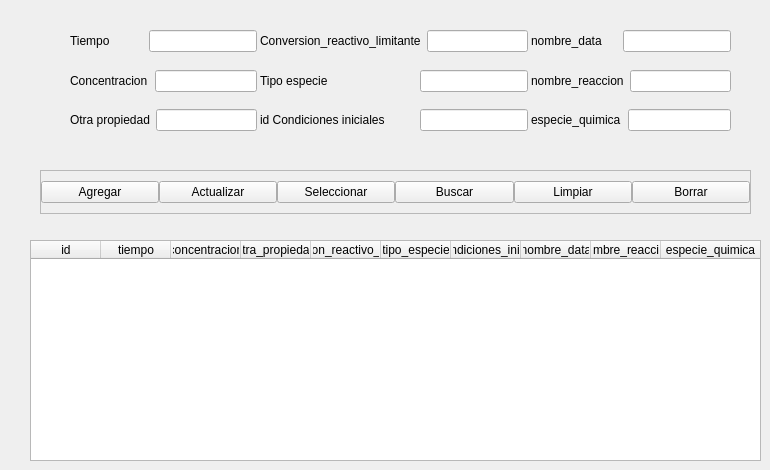
         <widget class="QWidget" name="tab">
          <attribute name="title">
           <string>Datos Cinéticos</string>
          </attribute>
          <widget class="QFrame" name="funciones_frame_dc">
           <property name="geometry">
            <rect>
             <x>40</x>
             <y>170</y>
             <width>711</width>
             <height>44</height>
            </rect>
           </property>
           <property name="frameShape">
            <enum>QFrame::StyledPanel</enum>
           </property>
           <property name="frameShadow">
            <enum>QFrame::Raised</enum>
           </property>
           <layout class="QHBoxLayout" name="horizontalLayout_2">
            <property name="spacing">
             <number>0</number>
            </property>
            <property name="leftMargin">
             <number>0</number>
            </property>
            <property name="topMargin">
             <number>0</number>
            </property>
            <property name="rightMargin">
             <number>0</number>
            </property>
            <property name="bottomMargin">
             <number>0</number>
            </property>
            <item>
             <widget class="QPushButton" name="agregar_dc_btn">
              <property name="text">
               <string>Agregar</string>
              </property>
             </widget>
            </item>
            <item>
             <widget class="QPushButton" name="actualizar_dc_btn">
              <property name="text">
               <string>Actualizar</string>
              </property>
             </widget>
            </item>
            <item>
             <widget class="QPushButton" name="seleccionar_dc_btn">
              <property name="text">
               <string>Seleccionar</string>
              </property>
             </widget>
            </item>
            <item>
             <widget class="QPushButton" name="buscar_dc_btn">
              <property name="text">
               <string>Buscar</string>
              </property>
             </widget>
            </item>
            <item>
             <widget class="QPushButton" name="limpiar_dc_btn">
              <property name="text">
               <string>Limpiar</string>
              </property>
             </widget>
            </item>
            <item>
             <widget class="QPushButton" name="borrar_dc_btn">
              <property name="text">
               <string>Borrar</string>
              </property>
             </widget>
            </item>
           </layout>
          </widget>
          <widget class="QWidget" name="gridLayoutWidget">
           <property name="geometry">
            <rect>
             <x>30</x>
             <y>240</y>
             <width>731</width>
             <height>221</height>
            </rect>
           </property>
           <layout class="QGridLayout" name="gridLayout_5">
            <property name="spacing">
             <number>0</number>
            </property>
            <item row="0" column="0">
             <widget class="QTableWidget" name="datos_cineticos_tabla">
              <property name="focusPolicy">
               <enum>Qt::NoFocus</enum>
              </property>
              <property name="showGrid">
               <bool>false</bool>
              </property>
              <attribute name="horizontalHeaderMinimumSectionSize">
               <number>50</number>
              </attribute>
              <attribute name="horizontalHeaderDefaultSectionSize">
               <number>70</number>
              </attribute>
              <attribute name="horizontalHeaderStretchLastSection">
               <bool>true</bool>
              </attribute>
              <attribute name="verticalHeaderVisible">
               <bool>false</bool>
              </attribute>
              <column>
               <property name="text">
                <string>id</string>
               </property>
              </column>
              <column>
               <property name="text">
                <string>tiempo</string>
               </property>
              </column>
              <column>
               <property name="text">
                <string>concentracion</string>
               </property>
              </column>
              <column>
               <property name="text">
                <string>otra_propiedad</string>
               </property>
              </column>
              <column>
               <property name="text">
                <string>conversion_reactivo_limitante</string>
               </property>
              </column>
              <column>
               <property name="text">
                <string>tipo_especie</string>
               </property>
              </column>
              <column>
               <property name="text">
                <string>id_condiciones_iniciales</string>
               </property>
              </column>
              <column>
               <property name="text">
                <string>nombre_data</string>
               </property>
              </column>
              <column>
               <property name="text">
                <string>nombre_reaccion</string>
               </property>
              </column>
              <column>
               <property name="text">
                <string>especie_quimica</string>
               </property>
              </column>
             </widget>
            </item>
           </layout>
          </widget>
          <widget class="QWidget" name="layoutWidget_4">
           <property name="geometry">
            <rect>
             <x>70</x>
             <y>30</y>
             <width>661</width>
             <height>101</height>
            </rect>
           </property>
           <layout class="QHBoxLayout" name="datos_frame">
            <property name="spacing">
             <number>0</number>
            </property>
            <item>
             <spacer name="horizontalSpacer_32">
              <property name="orientation">
               <enum>Qt::Horizontal</enum>
              </property>
              <property name="sizeHint" stdset="0">
               <size>
                <width>40</width>
                <height>20</height>
               </size>
              </property>
             </spacer>
            </item>
            <item>
             <layout class="QHBoxLayout" name="datos_drame">
              <property name="spacing">
               <number>0</number>
              </property>
              <item>
               <layout class="QVBoxLayout" name="verticalLayout_10">
                <property name="spacing">
                 <number>0</number>
                </property>
                <item>
                 <layout class="QHBoxLayout" name="horizontalLayout_21">
                  <property name="spacing">
                   <number>0</number>
                  </property>
                  <item>
                   <widget class="QLabel" name="label_21">
                    <property name="text">
                     <string>Tiempo</string>
                    </property>
                   </widget>
                  </item>
                  <item>
                   <spacer name="horizontalSpacer_21">
                    <property name="orientation">
                     <enum>Qt::Horizontal</enum>
                    </property>
                    <property name="sizeHint" stdset="0">
                     <size>
                      <width>13</width>
                      <height>20</height>
                     </size>
                    </property>
                   </spacer>
                  </item>
                  <item>
                   <widget class="QLineEdit" name="tiempo_dc_edit"/>
                  </item>
                 </layout>
                </item>
                <item>
                 <spacer name="verticalSpacer_13">
                  <property name="orientation">
                   <enum>Qt::Vertical</enum>
                  </property>
                  <property name="sizeHint" stdset="0">
                   <size>
                    <width>20</width>
                    <height>13</height>
                   </size>
                  </property>
                 </spacer>
                </item>
                <item>
                 <layout class="QHBoxLayout" name="horizontalLayout_22">
                  <property name="spacing">
                   <number>0</number>
                  </property>
                  <item>
                   <widget class="QLabel" name="label_3">
                    <property name="text">
                     <string>Concentracion</string>
                    </property>
                   </widget>
                  </item>
                  <item>
                   <spacer name="horizontalSpacer_22">
                    <property name="orientation">
                     <enum>Qt::Horizontal</enum>
                    </property>
                    <property name="sizeHint" stdset="0">
                     <size>
                      <width>13</width>
                      <height>20</height>
                     </size>
                    </property>
                   </spacer>
                  </item>
                  <item>
                   <widget class="QLineEdit" name="concentracion_dc_edit"/>
                  </item>
                 </layout>
                </item>
                <item>
                 <spacer name="verticalSpacer_14">
                  <property name="orientation">
                   <enum>Qt::Vertical</enum>
                  </property>
                  <property name="sizeHint" stdset="0">
                   <size>
                    <width>20</width>
                    <height>13</height>
                   </size>
                  </property>
                 </spacer>
                </item>
                <item>
                 <layout class="QHBoxLayout" name="horizontalLayout_23">
                  <property name="spacing">
                   <number>0</number>
                  </property>
                  <item>
                   <widget class="QLabel" name="label_4">
                    <property name="text">
                     <string>Otra propiedad</string>
                    </property>
                   </widget>
                  </item>
                  <item>
                   <spacer name="horizontalSpacer_23">
                    <property name="orientation">
                     <enum>Qt::Horizontal</enum>
                    </property>
                    <property name="sizeHint" stdset="0">
                     <size>
                      <width>13</width>
                      <height>20</height>
                     </size>
                    </property>
                   </spacer>
                  </item>
                  <item>
                   <widget class="QLineEdit" name="otra_propiedad_dc_edit"/>
                  </item>
                 </layout>
                </item>
               </layout>
              </item>
              <item>
               <spacer name="horizontalSpacer_30">
                <property name="orientation">
                 <enum>Qt::Horizontal</enum>
                </property>
                <property name="sizeHint" stdset="0">
                 <size>
                  <width>18</width>
                  <height>20</height>
                 </size>
                </property>
               </spacer>
              </item>
              <item>
               <layout class="QVBoxLayout" name="verticalLayout_11">
                <property name="spacing">
                 <number>0</number>
                </property>
                <item>
                 <layout class="QHBoxLayout" name="horizontalLayout_24">
                  <property name="spacing">
                   <number>0</number>
                  </property>
                  <item>
                   <widget class="QLabel" name="label_6">
                    <property name="text">
                     <string>Conversion_reactivo_limitante</string>
                    </property>
                   </widget>
                  </item>
                  <item>
                   <spacer name="horizontalSpacer_24">
                    <property name="orientation">
                     <enum>Qt::Horizontal</enum>
                    </property>
                    <property name="sizeHint" stdset="0">
                     <size>
                      <width>13</width>
                      <height>20</height>
                     </size>
                    </property>
                   </spacer>
                  </item>
                  <item>
                   <widget class="QLineEdit" name="conversion_reactivo_limitante_dc_edit"/>
                  </item>
                 </layout>
                </item>
                <item>
                 <spacer name="verticalSpacer_15">
                  <property name="orientation">
                   <enum>Qt::Vertical</enum>
                  </property>
                  <property name="sizeHint" stdset="0">
                   <size>
                    <width>20</width>
                    <height>13</height>
                   </size>
                  </property>
                 </spacer>
                </item>
                <item>
                 <layout class="QHBoxLayout" name="horizontalLayout_25">
                  <property name="spacing">
                   <number>0</number>
                  </property>
                  <item>
                   <widget class="QLabel" name="label_5">
                    <property name="text">
                     <string>Tipo especie</string>
                    </property>
                   </widget>
                  </item>
                  <item>
                   <spacer name="horizontalSpacer_25">
                    <property name="orientation">
                     <enum>Qt::Horizontal</enum>
                    </property>
                    <property name="sizeHint" stdset="0">
                     <size>
                      <width>13</width>
                      <height>20</height>
                     </size>
                    </property>
                   </spacer>
                  </item>
                  <item>
                   <widget class="QLineEdit" name="tipo_especie_dc_edit"/>
                  </item>
                 </layout>
                </item>
                <item>
                 <spacer name="verticalSpacer_16">
                  <property name="orientation">
                   <enum>Qt::Vertical</enum>
                  </property>
                  <property name="sizeHint" stdset="0">
                   <size>
                    <width>20</width>
                    <height>13</height>
                   </size>
                  </property>
                 </spacer>
                </item>
                <item>
                 <layout class="QHBoxLayout" name="horizontalLayout_26">
                  <property name="spacing">
                   <number>0</number>
                  </property>
                  <item>
                   <widget class="QLabel" name="label_7">
                    <property name="text">
                     <string>id Condiciones iniciales</string>
                    </property>
                   </widget>
                  </item>
                  <item>
                   <spacer name="horizontalSpacer_26">
                    <property name="orientation">
                     <enum>Qt::Horizontal</enum>
                    </property>
                    <property name="sizeHint" stdset="0">
                     <size>
                      <width>18</width>
                      <height>20</height>
                     </size>
                    </property>
                   </spacer>
                  </item>
                  <item>
                   <widget class="QLineEdit" name="id_condiciones_iniciales_dc_edit"/>
                  </item>
                 </layout>
                </item>
               </layout>
              </item>
              <item>
               <spacer name="horizontalSpacer_31">
                <property name="orientation">
                 <enum>Qt::Horizontal</enum>
                </property>
                <property name="sizeHint" stdset="0">
                 <size>
                  <width>18</width>
                  <height>20</height>
                 </size>
                </property>
               </spacer>
              </item>
              <item>
               <layout class="QVBoxLayout" name="verticalLayout_12">
                <property name="spacing">
                 <number>0</number>
                </property>
                <item>
                 <layout class="QHBoxLayout" name="horizontalLayout_27">
                  <item>
                   <widget class="QLabel" name="label_8">
                    <property name="text">
                     <string>nombre_data</string>
                    </property>
                   </widget>
                  </item>
                  <item>
                   <spacer name="horizontalSpacer_27">
                    <property name="orientation">
                     <enum>Qt::Horizontal</enum>
                    </property>
                    <property name="sizeHint" stdset="0">
                     <size>
                      <width>13</width>
                      <height>20</height>
                     </size>
                    </property>
                   </spacer>
                  </item>
                  <item>
                   <widget class="QLineEdit" name="nombre_data_dc_edit"/>
                  </item>
                 </layout>
                </item>
                <item>
                 <spacer name="verticalSpacer_17">
                  <property name="orientation">
                   <enum>Qt::Vertical</enum>
                  </property>
                  <property name="sizeHint" stdset="0">
                   <size>
                    <width>20</width>
                    <height>13</height>
                   </size>
                  </property>
                 </spacer>
                </item>
                <item>
                 <layout class="QHBoxLayout" name="horizontalLayout_28">
                  <item>
                   <widget class="QLabel" name="label_9">
                    <property name="text">
                     <string>nombre_reaccion</string>
                    </property>
                   </widget>
                  </item>
                  <item>
                   <spacer name="horizontalSpacer_28">
                    <property name="orientation">
                     <enum>Qt::Horizontal</enum>
                    </property>
                    <property name="sizeHint" stdset="0">
                     <size>
                      <width>13</width>
                      <height>20</height>
                     </size>
                    </property>
                   </spacer>
                  </item>
                  <item>
                   <widget class="QLineEdit" name="nombre_reaccion_dc_edit"/>
                  </item>
                 </layout>
                </item>
                <item>
                 <spacer name="verticalSpacer_18">
                  <property name="orientation">
                   <enum>Qt::Vertical</enum>
                  </property>
                  <property name="sizeHint" stdset="0">
                   <size>
                    <width>20</width>
                    <height>13</height>
                   </size>
                  </property>
                 </spacer>
                </item>
                <item>
                 <layout class="QHBoxLayout" name="horizontalLayout_29">
                  <item>
                   <widget class="QLabel" name="label_10">
                    <property name="text">
                     <string>especie_quimica</string>
                    </property>
                   </widget>
                  </item>
                  <item>
                   <spacer name="horizontalSpacer_29">
                    <property name="orientation">
                     <enum>Qt::Horizontal</enum>
                    </property>
                    <property name="sizeHint" stdset="0">
                     <size>
                      <width>13</width>
                      <height>20</height>
                     </size>
                    </property>
                   </spacer>
                  </item>
                  <item>
                   <widget class="QLineEdit" name="especie_quimica_dc_edit"/>
                  </item>
                 </layout>
                </item>
               </layout>
              </item>
             </layout>
            </item>
            <item>
             <spacer name="horizontalSpacer_33">
              <property name="orientation">
               <enum>Qt::Horizontal</enum>
              </property>
              <property name="sizeHint" stdset="0">
               <size>
                <width>40</width>
                <height>20</height>
               </size>
              </property>
             </spacer>
            </item>
           </layout>
          </widget>
         </widget>
